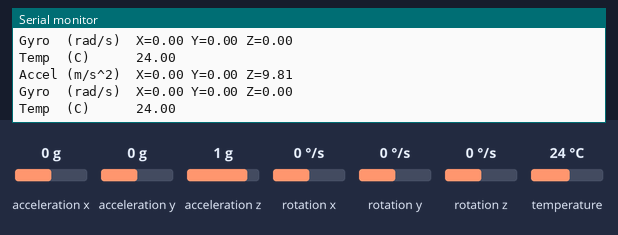
Recording of a sketch running on a simulated ESP32. Parts: the last lines printed to the serial monitor. The test bench sets the inputs (shaded band); at power-on: acceleration x 0 g, acceleration y 0 g, acceleration z 1 g, rotation x 0 °/s, rotation y 0 °/s, rotation z 0 °/s, temperature 24 °C.

Above: at 1.3 s.
1.4 s: acceleration x set to -1.4 g
At 1.9 s:
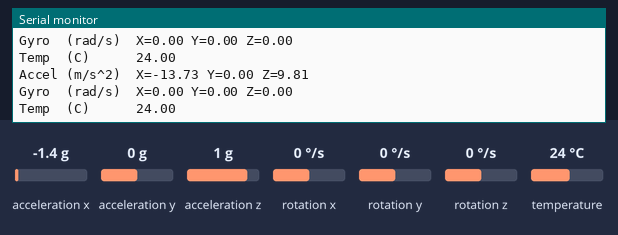
2.9 s: acceleration y set to -1.4 g
At 3.4 s:
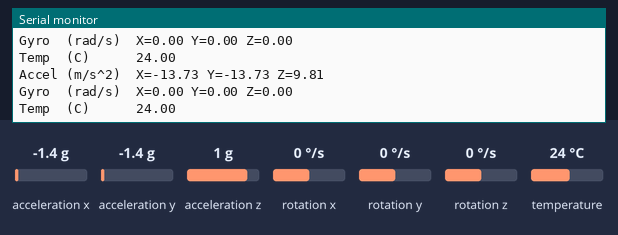
4.4 s: acceleration z set to -1.4 g
At 5.0 s:
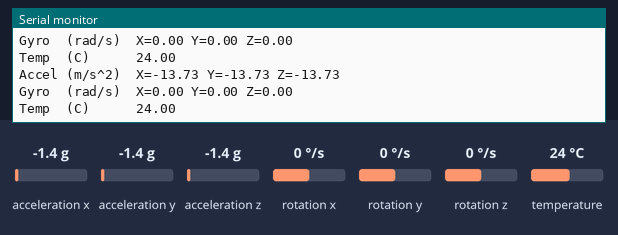
5.9 s: rotation x set to -192 °/s
At 6.5 s:
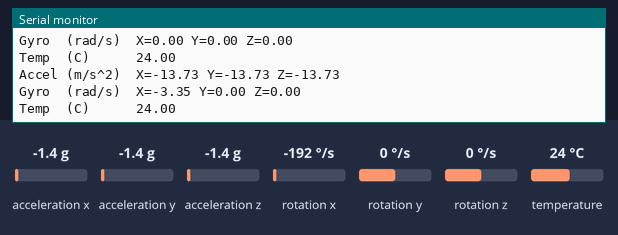
7.4 s: rotation y set to -192 °/s
At 8.0 s:
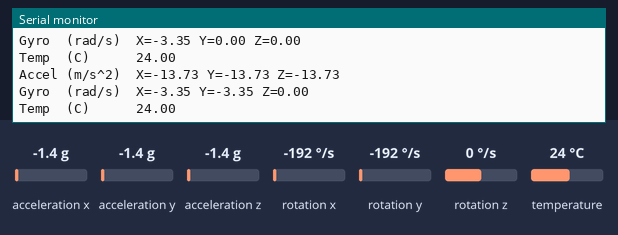

Measured:
- after the input at 1.4 s, the serial monitor: prints a new line after 0.12 s (image 1)
- after the input at 2.9 s, the serial monitor: prints a new line after 0.13 s (image 2)
- after the input at 4.4 s, the serial monitor: prints a new line after 0.15 s (image 3)
- after the input at 5.9 s, the serial monitor: prints a new line after 0.17 s (image 4)
- after the input at 7.4 s, the serial monitor: prints a new line after 0.18 s (image 5)

The sketch:

example.ino
```cpp
// Initializes the MPU6050 using the Adafruit_MPU6050 library, configures accelerometer/gyro ranges and filter bandwidth, then prints accelerometer, gyro, and temperature readings to the Serial console every 500 ms.
//
// Buy this module: https://shillehtek.com/products/mpu-6050-pre-soldered-6-dof-accelerometer
// Full manual: https://shillehtek.com/blogs/shillehtek-product-manuals/mpu6050-accelerometer-6dof-raspberry-pi-arduino-esp32-i2c-accelerometer
// More examples: https://github.com/shillehbean/shillehtek-examples
//

// MPU6050 IMU - Arduino Example
// Library: "Adafruit MPU6050" (Arduino Library Manager)
// I2C: SDA -> A4, SCL -> A5

#include <Adafruit_MPU6050.h>
#include <Adafruit_Sensor.h>
#include <Wire.h>

Adafruit_MPU6050 mpu;

void setup() {
  Serial.begin(115200);
  while (!Serial) delay(10);

  if (!mpu.begin()) {
    Serial.println("MPU6050 not found. Check wiring.");
    while (1) delay(10);
  }
  Serial.println("MPU6050 ready.");

  mpu.setAccelerometerRange(MPU6050_RANGE_8_G);
  mpu.setGyroRange(MPU6050_RANGE_500_DEG);
  mpu.setFilterBandwidth(MPU6050_BAND_21_HZ);
}

void loop() {
  sensors_event_t a, g, t;
  mpu.getEvent(&a, &g, &t);

  Serial.print("Accel (m/s^2)  X="); Serial.print(a.acceleration.x);
  Serial.print(" Y="); Serial.print(a.acceleration.y);
  Serial.print(" Z="); Serial.println(a.acceleration.z);

  Serial.print("Gyro  (rad/s)  X="); Serial.print(g.gyro.x);
  Serial.print(" Y="); Serial.print(g.gyro.y);
  Serial.print(" Z="); Serial.println(g.gyro.z);

  Serial.print("Temp  (C)      "); Serial.println(t.temperature);
  Serial.println();
  delay(500);
}
```
